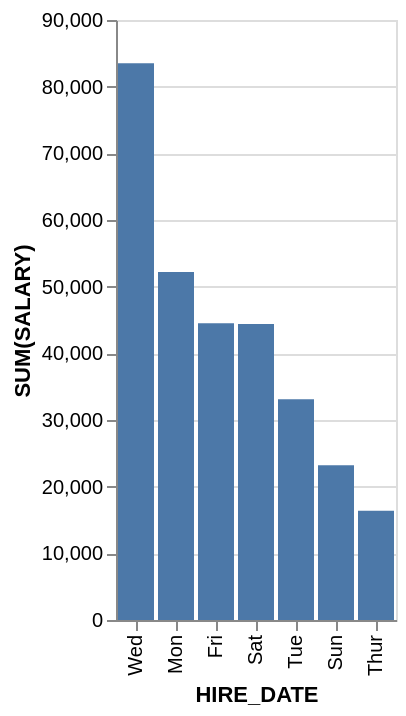

The Vega-Lite source for this figure:
### Vega-Lite specification from a JSON file in a GitHub repository (floating-point values rounded to 4 significant figures)
{"data": {"values": [{"x_data": "Wed", "y_data": 83500}, {"x_data": "Mon", "y_data": 52200}, {"x_data": "Fri", "y_data": 44500}, {"x_data": "Sat", "y_data": 44400}, {"x_data": "Tue", "y_data": 33100}, {"x_data": "Sun", "y_data": 23200}, {"x_data": "Thur", "y_data": 16400}]}, "mark": "bar", "encoding": {"x": {"field": "x_data", "type": "nominal", "title": "HIRE_DATE", "sort": {"op": "sum", "field": "y_data", "order": "descending"}}, "y": {"field": "y_data", "type": "quantitative", "title": "SUM(SALARY)"}}}
